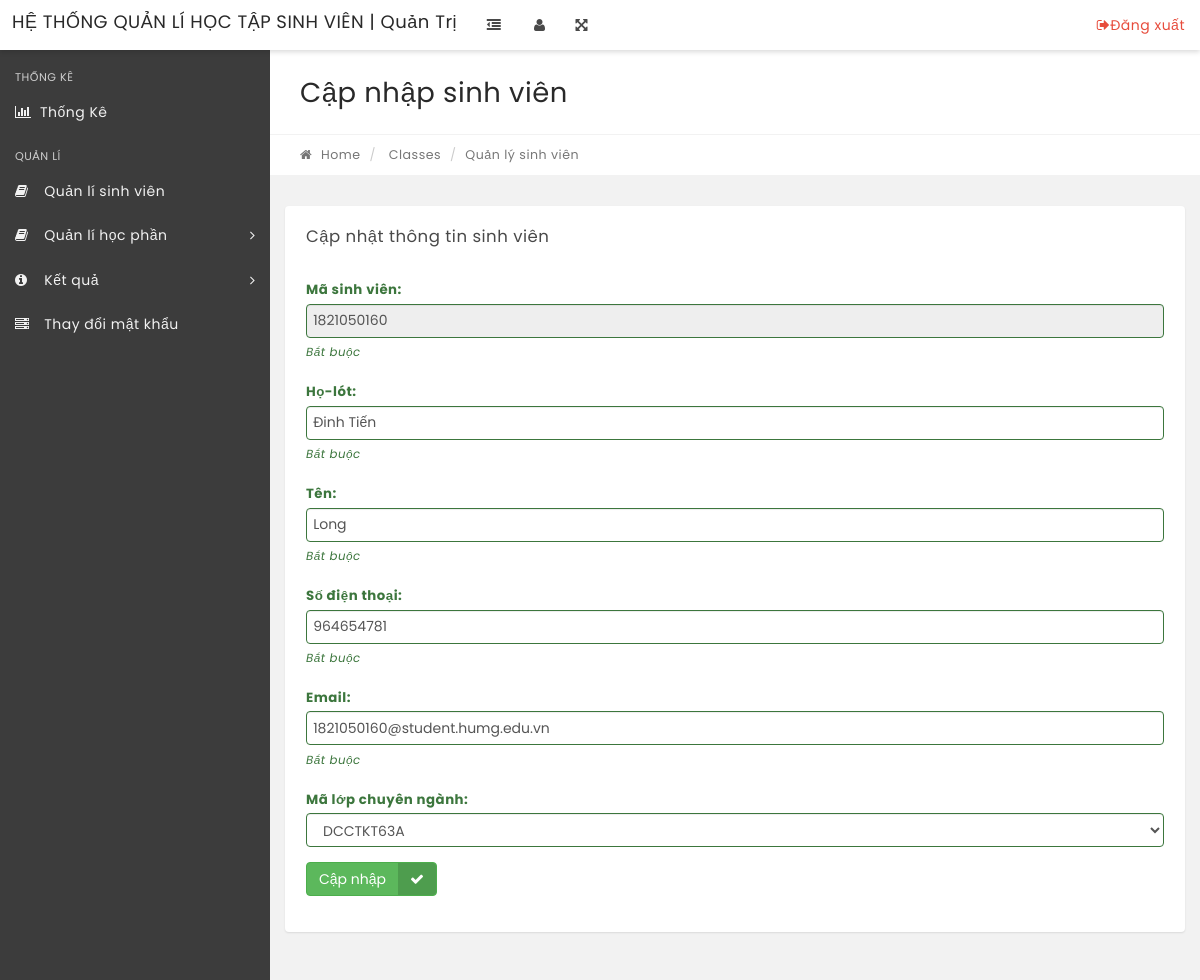
Page /admin-students.php?classid=1821050160 on the committed database.
### tables this page shows
CREATE TABLE `tbl_sinhvien` (
  `msv` varchar(10) NOT NULL,
  `ho_lot` varchar(20) DEFAULT NULL,
  `ten` varchar(10) DEFAULT NULL,
  `sdt` varchar(15) DEFAULT NULL,
  `email` varchar(50) DEFAULT NULL,
  `mlcn` varchar(15) DEFAULT NULL
);

CREATE TABLE `tbl_lopchuyennghanh` (
  `mlcn` varchar(15) NOT NULL,
  `ten_lop` varchar(50) DEFAULT NULL,
  `nien_khoa` varchar(5) DEFAULT NULL,
  `si_so` smallint(6) DEFAULT NULL,
  `mkh` smallint(6) DEFAULT NULL
);

### admin-students.php (the view, shortened to what this page needs)
<?php
    $id = $_GET['classid'];
    include('connect.php');
    $sql_2 = "SELECT * from tbl_sinhvien where msv = :id";
    $query_2 = $dbh->prepare($sql_2);
    $query_2->bindParam(':id', $id, PDO::PARAM_STR);
    $query_2->execute();
    $student = $query_2->fetchAll(PDO::FETCH_OBJ);
    $sql_lcn = "SELECT * from tbl_lopchuyennghanh";
    $query_lcn = $dbh->prepare($sql_lcn);
    $query_lcn->execute();
    $results_lcn = $query_lcn->fetchAll(PDO::FETCH_OBJ);
?>
<!DOCTYPE html>
<html lang="en">
<head>
    <link rel="stylesheet" href="css/bootstrap.min.css" media="screen">
    <link rel="stylesheet" href="css/font-awesome.min.css" media="screen">
    <link rel="stylesheet" href="css/animate-css/animate.min.css" media="screen">
    <link rel="stylesheet" href="css/lobipanel/lobipanel.min.css" media="screen">
    <link rel="stylesheet" href="css/prism/prism.css" media="screen">
    <link rel="stylesheet" type="text/css" href="js/DataTables/datatables.min.css" />
    <link rel="stylesheet" href="css/main.css" media="screen">
</head>
<body class="top-navbar-fixed">
<div class="main-wrapper">
    <?php include('includes/topbar.php'); ?>
    <div class="content-wrapper">
        <div class="content-container">
            <?php include('includes/leftbar.php'); ?>
            <div class="main-page">
                <div class="container-fluid">
                    <div class="row page-title-div">
                        <div class="col-md-6">
                            <h2 class="title">Cập nhập sinh viên</h2>
                        </div>
                    </div>
                    <div class="row breadcrumb-div">
                        <div class="col-md-6">
                            <ul class="breadcrumb">
                                <li><a href="dashboard.php"><i class="fa fa-home"></i> Home</a></li>
                                <li><a href = "#"> Classes</a></li>
                                <li class="active"><a>Quản lý sinh viên</a></li>
                            </ul>
                        </div>
                    </div>
                </div>
                <section class="section">
                    <div class="container-fluid">
                        <div class="row">
                            <div class="col-md-12">
                                <div class="panel">
                                    <div class="panel-heading">
                                        <div class="panel-title">
                                            <h5>Cập nhật thông tin sinh viên</h5>
                                        </div>
                                    </div>
                                    <div class="panel-body p-20">
                                        <form method="post" action="update_student_process.php?classid=<?=$student[0]->msv;?>">
                                            <div class="form-group has-success">
                                                <label for="success" class="control-label">Mã sinh viên: </label>
                                                <div class="">
                                                    <input type="text" name="msv" class="form-control" required="required" value="<?=$student[0]->msv;?>" id="success" disabled>
                                                    <span class="help-block">Bắt buộc</span>
                                                </div>
                                            </div>
                                            <div class="form-group has-success">
                                                <label for="success" class="control-label">Họ-lót: </label>
                                                <div class="">
                                                    <input type="text" name="ho_lot" class="form-control" required="required" value="<?=$student[0]->ho_lot;?>" id="success">
                                                    <span class="help-block">Bắt buộc</span>
                                                </div>
                                            </div>
                                            <div class="form-group has-success">
                                                <label for="success" class="control-label">Tên: </label>
                                                <div class="">
                                                    <input type="text" name="ten" class="form-control" required="required" value="<?=$student[0]->ten;?>" id="success">
                                                    <span class="help-block">Bắt buộc</span>
                                                </div>
                                            </div>
                                            <div class="form-group has-success">
                                                <label for="success" class="control-label">Số điện thoại: </label>
                                                <div class="">
                                                    <input type="text" name="sdt" class="form-control" required="required" value="<?=$student[0]->sdt;?>" id="success">
                                                    <span class="help-block">Bắt buộc</span>
                                                </div>
                                            </div>
                                            <div class="form-group has-success">
                                                <label for="success" class="control-label">Email: </label>
                                                <div class="">
                                                    <input type="text" name="email" class="form-control" required="required" value="<?=$student[0]->email;?>" id="success">
                                                    <span class="help-block">Bắt buộc</span>
                                                </div>
                                            </div>
                                            <div class="form-group has-success">
                                                <label for="success" class="control-label">Mã lớp chuyên ngành: </label>
                                                <div class="">
                                                    <select name="mlcn" class="form-control" required="required">
                                                        <?php foreach ($results_lcn as $result_lcn) { ?>
                                                            <option value="<?=$result_lcn->mlcn;?>" <?php if ($result_lcn->mlcn == $student[0]->mlcn) echo 'selected'; ?>><?=$result_lcn->mlcn;?></option>
                                                        <?php } ?>
                                                    </select>
                                                </div>
                                            </div>
                                            <div class="form-group has-success">
                                                <div class="">
                                                    <button type="submit" name="submit" class="btn btn-success btn-labeled">Cập nhập<span class="btn-label btn-label-right"><i class="fa fa-check"></i></span></button>
                                                </div>
                                            </div>
                                        </form>
                                    </div>
                                </div>
                            </div>
                        </div>
                    </div>
                </section>
            </div>
        </div>
    </div>
</div>
</body>
</html>

### rows in the picture
tbl_sinhvien: msv "1821050160", ho_lot "Đinh Tiến", ten "Long", sdt "964654781", email "1821050160@student.humg.edu.vn", mlcn "DCCTKT63A"
